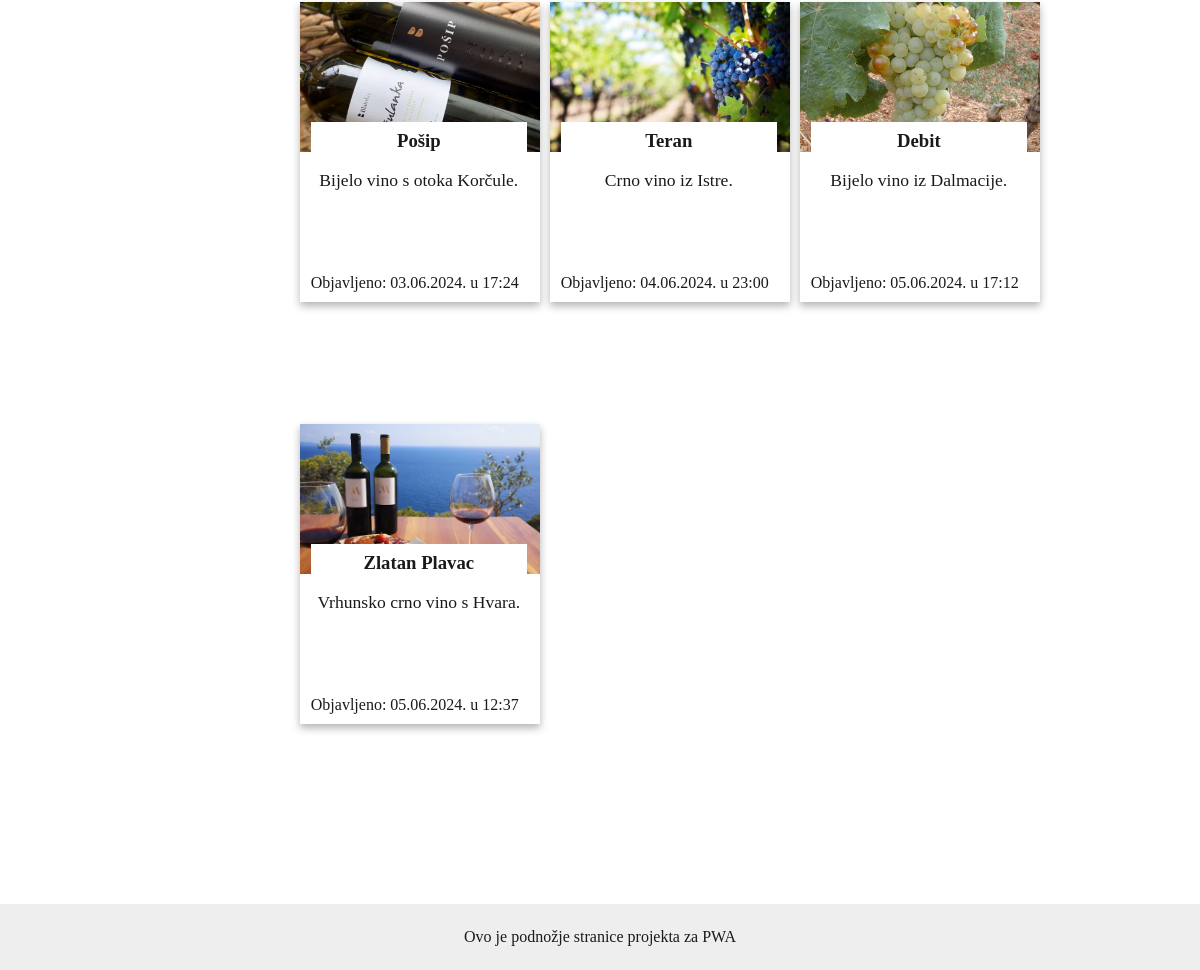
Page /projekt/sorte.php (lower part) on the earlier database version.
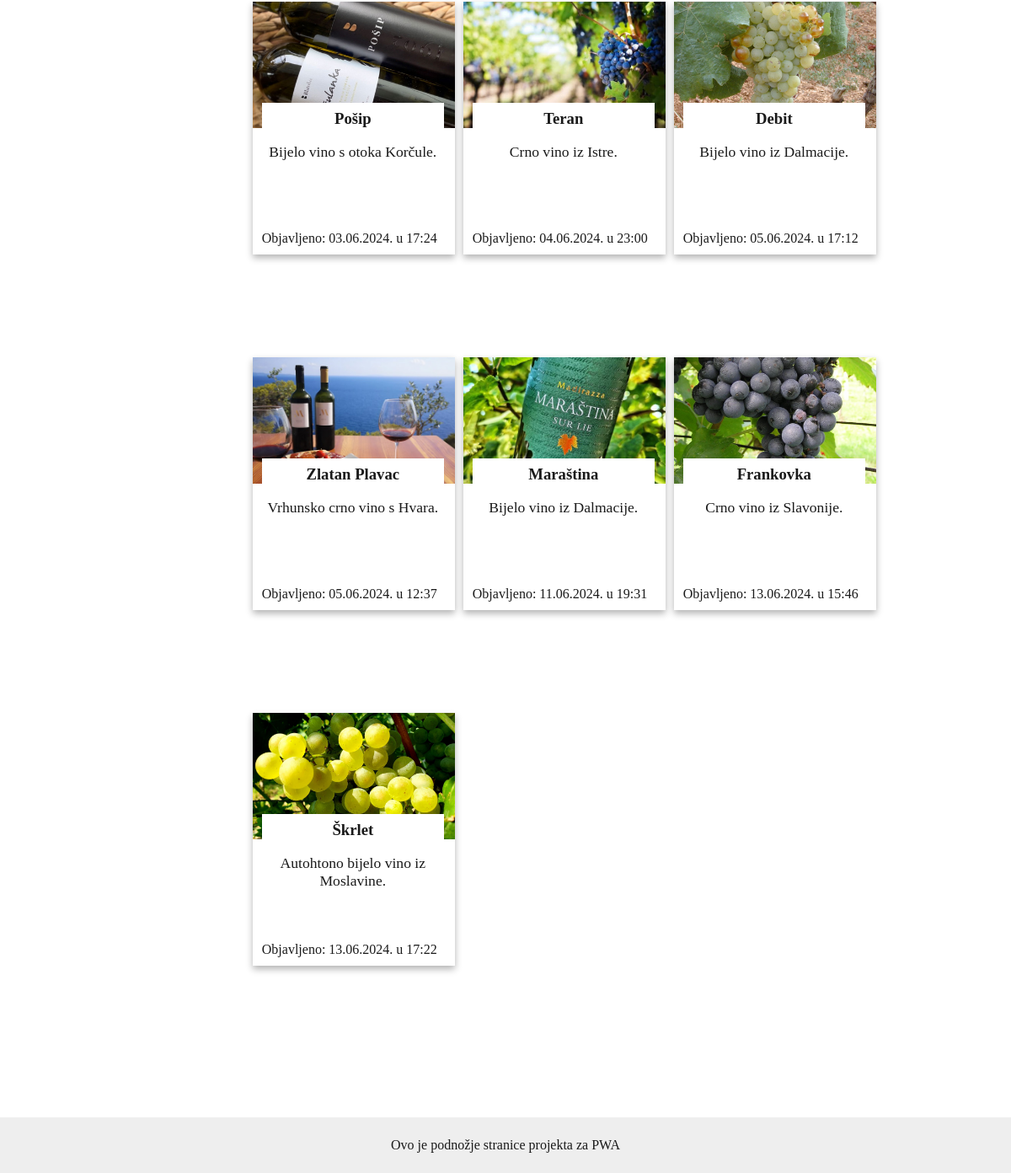
Same page on the later database version.
### tables this page shows
CREATE TABLE `sorte` (
  `id` int NOT NULL,
  `naziv` varchar(64) NOT NULL,
  `kratkiOpis` varchar(255) NOT NULL,
  `duziOpis` varchar(800) NOT NULL,
  `boja` varchar(32) NOT NULL,
  `slatkoca` varchar(32) NOT NULL,
  `slika` varchar(64) NOT NULL,
  `preporucenaJela` varchar(400) NOT NULL,
  `datumObjavljivanja` datetime DEFAULT NULL
);

### projekt/skripte/dohvati_vina.php (called while the page is built, shortened)
<?php
function dohvatiVina()
{
    $servername = "localhost";
    $username = "root";
    $password = "";
    $dbname = "lozalist";
    $conn = new mysqli($servername, $username, $password, $dbname);
    $sql = "SELECT id, naziv, kratkiOpis, duziOpis, boja, slatkoca, slika, preporucenaJela, datumObjavljivanja FROM sorte";
    $result = $conn->query($sql);
    $vina = array();
    if ($result->num_rows > 0) {
        while ($row = $result->fetch_assoc()) {
            $vina[] = $row;
        }
    } else {
        echo "Nema rezultata";
    }
    return $vina;
}
?>

### projekt/sorte.php (the view, shortened to what this page needs)
<!DOCTYPE html>
<html lang="en">
<head>
    <link rel="stylesheet" href="css/sorte.css?v=<?php echo time(); ?>" />
</head>
<body>
    <main>
        <div class="card-container">
            <?php
            include 'skripte/dohvati_vina.php';
            $vina = dohvatiVina();
            foreach ($vina as $index => $vino) {
                echo '<a href="article_sorta.php?index=' . $index . '&naziv=' . urlencode($vino["naziv"]) . '&image=' . urlencode($vino["slika"]) . '&kratkiOpis=' . urlencode($vino["kratkiOpis"]) . '&duziOpis=' . urlencode($vino["duziOpis"]) . '&boja=' . urlencode($vino["boja"]) . '&slatkoca=' . urlencode($vino["slatkoca"]) . '&preporucenaJela=' . urlencode($vino["preporucenaJela"]) . '&date=' . urlencode($vino["datumObjavljivanja"]) . '">';
                echo '<article class="card">';
                echo '<img src="' . $vino["slika"] . '" alt="slika" />';
                echo '<div class="article-text">';
                echo '<h3 style="margin-top: 8px">' . $vino["naziv"] . '</h3><br />';
                echo '<p>' . $vino["kratkiOpis"] . '</p>';
                echo '<p class="objava" style="font-size: 16px">Objavljeno: ' . date("d.m.Y. \u H:i", strtotime($vino["datumObjavljivanja"])) . '</p>';
                echo '</div>';
                echo '</article>';
                echo '</a>';
            }
            ?>
        </div>
    </main>
    <footer>
        <p>Ovo je podnožje stranice projekta za PWA</p>
    </footer>
</body>
</html>

### projekt/css/sorte.css (style rules this page uses)
* { margin: 0 auto; text-align: center; color: rgb(26, 26, 26); }
footer { background-color: #eee; padding: 24px 0; margin: 124px 0 0 0; }
.card-container { width: 50%; margin: 36px auto; display: grid; grid-template-columns: repeat(3, 1fr); gap: 10px; flex-wrap: wrap; }
.card-container a { text-decoration: none; margin: 56px auto; }
.card { width: 240px; height: 300px; box-shadow: 0 4px 8px rgba(0, 0, 0, 0.3); position: relative; }
.card img { width: 240px; height: 150px; display: block; object-fit: cover; }
.card p { font-size: 1.1rem; }
.article-text { background-color: #fff; position: absolute; height: 60%; bottom: 42px; width: 90%; left: 4.5%; bottom: 0; }
.objava { position: absolute; bottom: 10px; }

Differences in the rows shown:
added sorte: slika (picture), naziv "Maraština", kratkiOpis "Bijelo vino iz Dalmacije.", datumObjavljivanja "11.06.2024. u 19:31"
added sorte: slika (picture), naziv "Frankovka", kratkiOpis "Crno vino iz Slavonije.", datumObjavljivanja "13.06.2024. u 15:46"
added sorte: slika (picture), naziv "Škrlet", kratkiOpis "Autohtono bijelo vino iz Moslavine.", datumObjavljivanja "13.06.2024. u 17:22"
